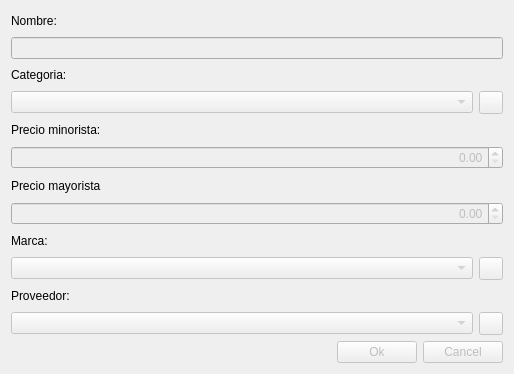
<?xml version="1.0" encoding="UTF-8"?>
<ui version="4.0">
 <class>AddProductDialog</class>
 <widget class="QDialog" name="AddProductDialog">
  <property name="geometry">
   <rect>
    <x>0</x>
    <y>0</y>
    <width>514</width>
    <height>374</height>
   </rect>
  </property>
  <property name="windowTitle">
   <string>Agregar producto</string>
  </property>
  <layout class="QGridLayout" name="gridLayout">
   <item row="0" column="0">
    <widget class="QLabel" name="lblName">
     <property name="text">
      <string>Nombre:</string>
     </property>
    </widget>
   </item>
   <item row="1" column="0" colspan="4">
    <widget class="QLineEdit" name="txtName">
     <property name="enabled">
      <bool>false</bool>
     </property>
    </widget>
   </item>
   <item row="2" column="0">
    <widget class="QLabel" name="lblCategory">
     <property name="text">
      <string>Categoria:</string>
     </property>
    </widget>
   </item>
   <item row="3" column="0" colspan="3">
    <widget class="QComboBox" name="cboCategory">
     <property name="enabled">
      <bool>false</bool>
     </property>
    </widget>
   </item>
   <item row="3" column="3">
    <widget class="QToolButton" name="btnAddCategory">
     <property name="enabled">
      <bool>false</bool>
     </property>
     <property name="text">
      <string/>
     </property>
     <property name="icon">
      <iconset resource="../../res/resource.qrc">
       <normaloff>:/icons/plus.png</normaloff>:/icons/plus.png</iconset>
     </property>
    </widget>
   </item>
   <item row="4" column="0">
    <widget class="QLabel" name="label">
     <property name="text">
      <string>Precio minorista:</string>
     </property>
    </widget>
   </item>
   <item row="6" column="0">
    <widget class="QLabel" name="label_2">
     <property name="text">
      <string>Precio mayorista</string>
     </property>
    </widget>
   </item>
   <item row="12" column="0">
    <spacer name="horizontalSpacer">
     <property name="orientation">
      <enum>Qt::Horizontal</enum>
     </property>
     <property name="sizeHint" stdset="0">
      <size>
       <width>40</width>
       <height>20</height>
      </size>
     </property>
    </spacer>
   </item>
   <item row="12" column="1">
    <widget class="QPushButton" name="btnOk">
     <property name="enabled">
      <bool>false</bool>
     </property>
     <property name="text">
      <string>Ok</string>
     </property>
    </widget>
   </item>
   <item row="12" column="2" colspan="2">
    <widget class="QPushButton" name="btnCancel">
     <property name="enabled">
      <bool>false</bool>
     </property>
     <property name="text">
      <string>Cancel</string>
     </property>
    </widget>
   </item>
   <item row="5" column="0" colspan="4">
    <widget class="QDoubleSpinBox" name="spinBoxPrice1">
     <property name="enabled">
      <bool>false</bool>
     </property>
     <property name="alignment">
      <set>Qt::AlignRight|Qt::AlignTrailing|Qt::AlignVCenter</set>
     </property>
    </widget>
   </item>
   <item row="7" column="0" colspan="4">
    <widget class="QDoubleSpinBox" name="spinBoxPrice2">
     <property name="enabled">
      <bool>false</bool>
     </property>
     <property name="alignment">
      <set>Qt::AlignRight|Qt::AlignTrailing|Qt::AlignVCenter</set>
     </property>
    </widget>
   </item>
   <item row="8" column="0">
    <widget class="QLabel" name="lblBrand">
     <property name="text">
      <string>Marca:</string>
     </property>
    </widget>
   </item>
   <item row="10" column="0">
    <widget class="QLabel" name="label_3">
     <property name="text">
      <string>Proveedor:</string>
     </property>
    </widget>
   </item>
   <item row="11" column="0" colspan="3">
    <widget class="QComboBox" name="cboProviders">
     <property name="enabled">
      <bool>false</bool>
     </property>
    </widget>
   </item>
   <item row="11" column="3">
    <widget class="QToolButton" name="btnAddProvider">
     <property name="enabled">
      <bool>false</bool>
     </property>
     <property name="text">
      <string/>
     </property>
     <property name="icon">
      <iconset resource="../../res/resource.qrc">
       <normaloff>:/icons/plus.png</normaloff>:/icons/plus.png</iconset>
     </property>
    </widget>
   </item>
   <item row="9" column="3">
    <widget class="QToolButton" name="btnAddBrand">
     <property name="enabled">
      <bool>false</bool>
     </property>
     <property name="text">
      <string/>
     </property>
     <property name="icon">
      <iconset resource="../../res/resource.qrc">
       <normaloff>:/icons/plus.png</normaloff>:/icons/plus.png</iconset>
     </property>
    </widget>
   </item>
   <item row="9" column="0" colspan="3">
    <widget class="QComboBox" name="cboBrand">
     <property name="enabled">
      <bool>false</bool>
     </property>
    </widget>
   </item>
  </layout>
 </widget>
 <tabstops>
  <tabstop>txtName</tabstop>
  <tabstop>cboCategory</tabstop>
  <tabstop>btnAddCategory</tabstop>
  <tabstop>spinBoxPrice1</tabstop>
  <tabstop>spinBoxPrice2</tabstop>
  <tabstop>cboProviders</tabstop>
  <tabstop>btnAddProvider</tabstop>
  <tabstop>btnOk</tabstop>
  <tabstop>btnCancel</tabstop>
 </tabstops>
 <resources>
  <include location="../../res/resource.qrc"/>
 </resources>
 <connections>
  <connection>
   <sender>btnOk</sender>
   <signal>clicked()</signal>
   <receiver>AddProductDialog</receiver>
   <slot>accept()</slot>
   <hints>
    <hint type="sourcelabel">
     <x>386</x>
     <y>296</y>
    </hint>
    <hint type="destinationlabel">
     <x>256</x>
     <y>158</y>
    </hint>
   </hints>
  </connection>
  <connection>
   <sender>btnCancel</sender>
   <signal>clicked()</signal>
   <receiver>AddProductDialog</receiver>
   <slot>reject()</slot>
   <hints>
    <hint type="sourcelabel">
     <x>467</x>
     <y>296</y>
    </hint>
    <hint type="destinationlabel">
     <x>256</x>
     <y>158</y>
    </hint>
   </hints>
  </connection>
  <connection>
   <sender>btnAddCategory</sender>
   <signal>clicked()</signal>
   <receiver>AddProductDialog</receiver>
   <slot>slotAddCategory()</slot>
   <hints>
    <hint type="sourcelabel">
     <x>493</x>
     <y>84</y>
    </hint>
    <hint type="destinationlabel">
     <x>256</x>
     <y>158</y>
    </hint>
   </hints>
  </connection>
  <connection>
   <sender>btnAddProvider</sender>
   <signal>clicked()</signal>
   <receiver>AddProductDialog</receiver>
   <slot>slotAddProvider()</slot>
   <hints>
    <hint type="sourcelabel">
     <x>493</x>
     <y>267</y>
    </hint>
    <hint type="destinationlabel">
     <x>256</x>
     <y>158</y>
    </hint>
   </hints>
  </connection>
  <connection>
   <sender>btnAddBrand</sender>
   <signal>clicked()</signal>
   <receiver>AddProductDialog</receiver>
   <slot>slotAddBrand()</slot>
   <hints>
    <hint type="sourcelabel">
     <x>489</x>
     <y>258</y>
    </hint>
    <hint type="destinationlabel">
     <x>256</x>
     <y>186</y>
    </hint>
   </hints>
  </connection>
 </connections>
 <slots>
  <slot>slotAddCategory()</slot>
  <slot>slotAddProvider()</slot>
  <slot>slotAddBrand()</slot>
 </slots>
</ui>
